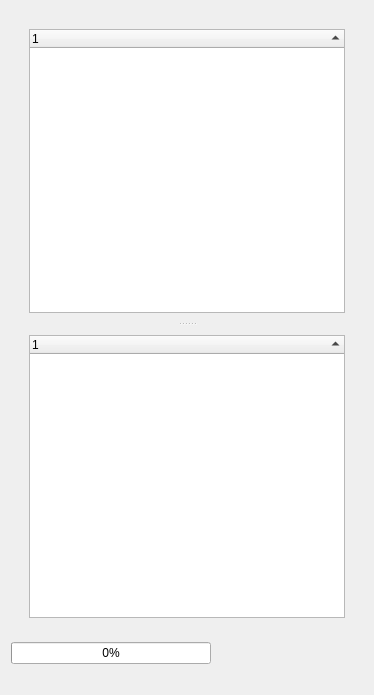
<?xml version="1.0" encoding="UTF-8"?>
<ui version="4.0">
 <class>CommunicationWidget</class>
 <widget class="QWidget" name="CommunicationWidget">
  <property name="geometry">
   <rect>
    <x>0</x>
    <y>0</y>
    <width>374</width>
    <height>695</height>
   </rect>
  </property>
  <property name="contextMenuPolicy">
   <enum>Qt::CustomContextMenu</enum>
  </property>
  <property name="windowTitle">
   <string>Communication</string>
  </property>
  <layout class="QVBoxLayout" name="verticalLayout">
   <property name="sizeConstraint">
    <enum>QLayout::SetDefaultConstraint</enum>
   </property>
   <item>
    <widget class="QWidget" name="widget" native="true">
     <layout class="QVBoxLayout" name="verticalLayout_18">
      <item>
       <widget class="QSplitter" name="splitter">
        <property name="orientation">
         <enum>Qt::Vertical</enum>
        </property>
        <widget class="QStackedWidget" name="csStackedWidget">
         <property name="currentIndex">
          <number>3</number>
         </property>
         <widget class="QWidget" name="trial_page">
          <layout class="QVBoxLayout" name="verticalLayout_2">
           <item>
            <widget class="QTreeWidget" name="trialView">
             <property name="minimumSize">
              <size>
               <width>0</width>
               <height>0</height>
              </size>
             </property>
             <property name="contextMenuPolicy">
              <enum>Qt::CustomContextMenu</enum>
             </property>
             <property name="sortingEnabled">
              <bool>true</bool>
             </property>
             <column>
              <property name="text">
               <string notr="true">1</string>
              </property>
             </column>
            </widget>
           </item>
          </layout>
         </widget>
         <widget class="QWidget" name="session_page">
          <layout class="QVBoxLayout" name="verticalLayout_4">
           <item>
            <widget class="QTreeWidget" name="sessionView">
             <property name="minimumSize">
              <size>
               <width>0</width>
               <height>0</height>
              </size>
             </property>
             <property name="contextMenuPolicy">
              <enum>Qt::CustomContextMenu</enum>
             </property>
             <property name="sortingEnabled">
              <bool>true</bool>
             </property>
             <column>
              <property name="text">
               <string notr="true">1</string>
              </property>
             </column>
            </widget>
           </item>
          </layout>
         </widget>
         <widget class="QWidget" name="local_page">
          <layout class="QVBoxLayout" name="verticalLayout_6">
           <item>
            <widget class="QTreeWidget" name="localView">
             <property name="minimumSize">
              <size>
               <width>0</width>
               <height>0</height>
              </size>
             </property>
             <property name="contextMenuPolicy">
              <enum>Qt::CustomContextMenu</enum>
             </property>
             <property name="sortingEnabled">
              <bool>true</bool>
             </property>
             <column>
              <property name="text">
               <string notr="true">1</string>
              </property>
             </column>
            </widget>
           </item>
          </layout>
         </widget>
         <widget class="QWidget" name="performer_page">
          <layout class="QVBoxLayout" name="verticalLayout_3">
           <item>
            <widget class="QTreeWidget" name="performerView">
             <property name="minimumSize">
              <size>
               <width>0</width>
               <height>0</height>
              </size>
             </property>
             <property name="contextMenuPolicy">
              <enum>Qt::CustomContextMenu</enum>
             </property>
             <property name="sortingEnabled">
              <bool>true</bool>
             </property>
             <column>
              <property name="text">
               <string notr="true">1</string>
              </property>
             </column>
            </widget>
           </item>
          </layout>
         </widget>
        </widget>
        <widget class="QStackedWidget" name="workspaceStackedWidget">
         <widget class="QWidget" name="workspace_page">
          <layout class="QVBoxLayout" name="verticalLayout_5">
           <item>
            <widget class="QTreeWidget" name="workspace">
             <property name="contextMenuPolicy">
              <enum>Qt::CustomContextMenu</enum>
             </property>
             <property name="sortingEnabled">
              <bool>true</bool>
             </property>
             <column>
              <property name="text">
               <string notr="true">1</string>
              </property>
             </column>
            </widget>
           </item>
          </layout>
         </widget>
         <widget class="QWidget" name="workspace_trial_page">
          <layout class="QVBoxLayout" name="verticalLayout_7">
           <item>
            <widget class="QTreeWidget" name="workspaceTrialView">
             <property name="contextMenuPolicy">
              <enum>Qt::CustomContextMenu</enum>
             </property>
             <property name="sortingEnabled">
              <bool>true</bool>
             </property>
             <attribute name="headerShowSortIndicator" stdset="0">
              <bool>true</bool>
             </attribute>
             <column>
              <property name="text">
               <string notr="true">1</string>
              </property>
             </column>
            </widget>
           </item>
          </layout>
         </widget>
        </widget>
       </widget>
      </item>
     </layout>
    </widget>
   </item>
   <item>
    <widget class="QProgressBar" name="progressBar">
     <property name="maximumSize">
      <size>
       <width>200</width>
       <height>16777215</height>
      </size>
     </property>
     <property name="value">
      <number>0</number>
     </property>
     <property name="textVisible">
      <bool>true</bool>
     </property>
     <property name="textDirection">
      <enum>QProgressBar::TopToBottom</enum>
     </property>
    </widget>
   </item>
   <item>
    <widget class="QLabel" name="infoLabel">
     <property name="text">
      <string/>
     </property>
    </widget>
   </item>
  </layout>
  <action name="actionUpdate">
   <property name="checkable">
    <bool>false</bool>
   </property>
   <property name="text">
    <string>Update data</string>
   </property>
   <property name="toolTip">
    <string>Update data</string>
   </property>
  </action>
  <action name="actionPerformer_View">
   <property name="checkable">
    <bool>true</bool>
   </property>
   <property name="text">
    <string>Performer</string>
   </property>
   <property name="toolTip">
    <string>Change view</string>
   </property>
  </action>
  <action name="actionSession_View">
   <property name="checkable">
    <bool>true</bool>
   </property>
   <property name="text">
    <string>Session</string>
   </property>
   <property name="toolTip">
    <string>Change view</string>
   </property>
  </action>
  <action name="actionTrial_View">
   <property name="checkable">
    <bool>true</bool>
   </property>
   <property name="text">
    <string>Trial</string>
   </property>
   <property name="toolTip">
    <string>Change View</string>
   </property>
  </action>
  <action name="actionDownload">
   <property name="checkable">
    <bool>false</bool>
   </property>
   <property name="enabled">
    <bool>true</bool>
   </property>
   <property name="text">
    <string>Download</string>
   </property>
   <property name="toolTip">
    <string>Download server trial</string>
   </property>
   <property name="visible">
    <bool>true</bool>
   </property>
  </action>
  <action name="actionLoad_trial">
   <property name="checkable">
    <bool>false</bool>
   </property>
   <property name="enabled">
    <bool>true</bool>
   </property>
   <property name="text">
    <string>Use trial</string>
   </property>
   <property name="toolTip">
    <string>Use trial</string>
   </property>
   <property name="visible">
    <bool>true</bool>
   </property>
  </action>
  <action name="actionAbort_download">
   <property name="checkable">
    <bool>false</bool>
   </property>
   <property name="enabled">
    <bool>true</bool>
   </property>
   <property name="text">
    <string>Abort download</string>
   </property>
   <property name="toolTip">
    <string>Abort downloading server trial</string>
   </property>
   <property name="visible">
    <bool>true</bool>
   </property>
  </action>
  <action name="actionAdd">
   <property name="text">
    <string>Add all elements</string>
   </property>
   <property name="toolTip">
    <string>Add all files to workspace</string>
   </property>
  </action>
  <action name="actionRemove">
   <property name="text">
    <string>Remove all</string>
   </property>
   <property name="toolTip">
    <string>Remove all files from workspace</string>
   </property>
  </action>
  <action name="actionAdd_GRF">
   <property name="text">
    <string>Add GRF</string>
   </property>
   <property name="toolTip">
    <string>Add GRF</string>
   </property>
  </action>
  <action name="actionAdd_videos">
   <property name="text">
    <string>Add videos</string>
   </property>
   <property name="toolTip">
    <string>Add video files</string>
   </property>
  </action>
  <action name="actionAdd_EMG">
   <property name="text">
    <string>Add EMG</string>
   </property>
   <property name="toolTip">
    <string>Add EMG</string>
   </property>
  </action>
  <action name="actionRemove_GRF">
   <property name="text">
    <string>Remove GRF</string>
   </property>
   <property name="toolTip">
    <string>Remove GRF</string>
   </property>
  </action>
  <action name="actionRemove_videos">
   <property name="text">
    <string>Remove videos</string>
   </property>
   <property name="toolTip">
    <string>Remove video files</string>
   </property>
  </action>
  <action name="actionRemove_EMG">
   <property name="text">
    <string>Remove EMG</string>
   </property>
   <property name="toolTip">
    <string>Remove EMG</string>
   </property>
  </action>
  <action name="actionLocal_View">
   <property name="checkable">
    <bool>true</bool>
   </property>
   <property name="text">
    <string>Local</string>
   </property>
   <property name="toolTip">
    <string>Change View</string>
   </property>
  </action>
  <action name="actionAdd_MOCAP">
   <property name="text">
    <string>Add MOCAP</string>
   </property>
   <property name="toolTip">
    <string>Add MOCAP</string>
   </property>
  </action>
  <action name="actionRemove_MOCAP">
   <property name="text">
    <string>Remove MOCAP</string>
   </property>
   <property name="toolTip">
    <string>Remove MOCAP</string>
   </property>
  </action>
  <action name="actionWorkspace_View">
   <property name="checkable">
    <bool>true</bool>
   </property>
   <property name="text">
    <string>Workspace</string>
   </property>
   <property name="toolTip">
    <string>Change View</string>
   </property>
  </action>
  <action name="actionWorkspaceTrial_View">
   <property name="checkable">
    <bool>true</bool>
   </property>
   <property name="text">
    <string>Trial</string>
   </property>
   <property name="toolTip">
    <string>Change View</string>
   </property>
  </action>
  <action name="actionLoad_Videos">
   <property name="text">
    <string>Use Videos</string>
   </property>
   <property name="toolTip">
    <string>Use videos</string>
   </property>
  </action>
  <action name="actionLoad_GRF">
   <property name="text">
    <string>Use GRF</string>
   </property>
   <property name="toolTip">
    <string>Use GRF</string>
   </property>
  </action>
  <action name="actionLoad_EMG">
   <property name="text">
    <string>Use EMG</string>
   </property>
   <property name="toolTip">
    <string>Use EMG</string>
   </property>
  </action>
  <action name="actionLoad_MOCAP">
   <property name="text">
    <string>Use MOCAP</string>
   </property>
   <property name="toolTip">
    <string>Use MOCAP</string>
   </property>
  </action>
  <action name="actionLoad_All">
   <property name="text">
    <string>Use all</string>
   </property>
   <property name="toolTip">
    <string>Use all</string>
   </property>
  </action>
  <action name="actionLoad_Trial_videos">
   <property name="text">
    <string>Use Trial videos</string>
   </property>
   <property name="toolTip">
    <string>Use Trial Videos</string>
   </property>
  </action>
  <action name="actionLoad_Trial_GRF">
   <property name="text">
    <string>Use Trial GRF</string>
   </property>
   <property name="toolTip">
    <string>Use Trial GRF</string>
   </property>
  </action>
  <action name="actionLoad_Trial_EMG">
   <property name="text">
    <string>Use Trial EMG</string>
   </property>
   <property name="toolTip">
    <string>Use Trial EMG</string>
   </property>
  </action>
  <action name="actionLoad_Trial_MOCAP">
   <property name="text">
    <string>Use Trial MOCAP</string>
   </property>
   <property name="toolTip">
    <string>Use Trial MOCAP</string>
   </property>
  </action>
 </widget>
 <resources/>
 <connections>
  <connection>
   <sender>actionAbort_download</sender>
   <signal>triggered()</signal>
   <receiver>CommunicationWidget</receiver>
   <slot>abortPressed()</slot>
   <hints>
    <hint type="sourcelabel">
     <x>-1</x>
     <y>-1</y>
    </hint>
    <hint type="destinationlabel">
     <x>186</x>
     <y>298</y>
    </hint>
   </hints>
  </connection>
  <connection>
   <sender>actionDownload</sender>
   <signal>triggered()</signal>
   <receiver>CommunicationWidget</receiver>
   <slot>downloadPressed()</slot>
   <hints>
    <hint type="sourcelabel">
     <x>-1</x>
     <y>-1</y>
    </hint>
    <hint type="destinationlabel">
     <x>186</x>
     <y>298</y>
    </hint>
   </hints>
  </connection>
  <connection>
   <sender>actionLoad_trial</sender>
   <signal>triggered()</signal>
   <receiver>CommunicationWidget</receiver>
   <slot>loadPressed()</slot>
   <hints>
    <hint type="sourcelabel">
     <x>-1</x>
     <y>-1</y>
    </hint>
    <hint type="destinationlabel">
     <x>186</x>
     <y>298</y>
    </hint>
   </hints>
  </connection>
  <connection>
   <sender>actionPerformer_View</sender>
   <signal>toggled(bool)</signal>
   <receiver>CommunicationWidget</receiver>
   <slot>performerViewPressed(bool)</slot>
   <hints>
    <hint type="sourcelabel">
     <x>-1</x>
     <y>-1</y>
    </hint>
    <hint type="destinationlabel">
     <x>186</x>
     <y>298</y>
    </hint>
   </hints>
  </connection>
  <connection>
   <sender>actionSession_View</sender>
   <signal>toggled(bool)</signal>
   <receiver>CommunicationWidget</receiver>
   <slot>sessionViewPressed(bool)</slot>
   <hints>
    <hint type="sourcelabel">
     <x>-1</x>
     <y>-1</y>
    </hint>
    <hint type="destinationlabel">
     <x>186</x>
     <y>298</y>
    </hint>
   </hints>
  </connection>
  <connection>
   <sender>actionTrial_View</sender>
   <signal>toggled(bool)</signal>
   <receiver>CommunicationWidget</receiver>
   <slot>trialViewPressed(bool)</slot>
   <hints>
    <hint type="sourcelabel">
     <x>-1</x>
     <y>-1</y>
    </hint>
    <hint type="destinationlabel">
     <x>186</x>
     <y>298</y>
    </hint>
   </hints>
  </connection>
  <connection>
   <sender>actionUpdate</sender>
   <signal>triggered()</signal>
   <receiver>CommunicationWidget</receiver>
   <slot>updatePressed()</slot>
   <hints>
    <hint type="sourcelabel">
     <x>-1</x>
     <y>-1</y>
    </hint>
    <hint type="destinationlabel">
     <x>186</x>
     <y>298</y>
    </hint>
   </hints>
  </connection>
  <connection>
   <sender>CommunicationWidget</sender>
   <signal>customContextMenuRequested(QPoint)</signal>
   <receiver>CommunicationWidget</receiver>
   <slot>contextMenu(QPoint)</slot>
   <hints>
    <hint type="sourcelabel">
     <x>186</x>
     <y>298</y>
    </hint>
    <hint type="destinationlabel">
     <x>186</x>
     <y>298</y>
    </hint>
   </hints>
  </connection>
  <connection>
   <sender>actionAdd</sender>
   <signal>triggered()</signal>
   <receiver>CommunicationWidget</receiver>
   <slot>addToWorkspace()</slot>
   <hints>
    <hint type="sourcelabel">
     <x>-1</x>
     <y>-1</y>
    </hint>
    <hint type="destinationlabel">
     <x>186</x>
     <y>298</y>
    </hint>
   </hints>
  </connection>
  <connection>
   <sender>actionRemove</sender>
   <signal>triggered()</signal>
   <receiver>CommunicationWidget</receiver>
   <slot>removeFromWorkspace()</slot>
   <hints>
    <hint type="sourcelabel">
     <x>-1</x>
     <y>-1</y>
    </hint>
    <hint type="destinationlabel">
     <x>186</x>
     <y>298</y>
    </hint>
   </hints>
  </connection>
  <connection>
   <sender>workspace</sender>
   <signal>customContextMenuRequested(QPoint)</signal>
   <receiver>CommunicationWidget</receiver>
   <slot>workspaceContextMenu(QPoint)</slot>
   <hints>
    <hint type="sourcelabel">
     <x>186</x>
     <y>437</y>
    </hint>
    <hint type="destinationlabel">
     <x>186</x>
     <y>298</y>
    </hint>
   </hints>
  </connection>
  <connection>
   <sender>actionLocal_View</sender>
   <signal>toggled(bool)</signal>
   <receiver>CommunicationWidget</receiver>
   <slot>localViewPressed(bool)</slot>
   <hints>
    <hint type="sourcelabel">
     <x>-1</x>
     <y>-1</y>
    </hint>
    <hint type="destinationlabel">
     <x>186</x>
     <y>535</y>
    </hint>
   </hints>
  </connection>
  <connection>
   <sender>actionAdd_EMG</sender>
   <signal>triggered()</signal>
   <receiver>CommunicationWidget</receiver>
   <slot>addEMG()</slot>
   <hints>
    <hint type="sourcelabel">
     <x>-1</x>
     <y>-1</y>
    </hint>
    <hint type="destinationlabel">
     <x>186</x>
     <y>679</y>
    </hint>
   </hints>
  </connection>
  <connection>
   <sender>actionAdd_GRF</sender>
   <signal>triggered()</signal>
   <receiver>CommunicationWidget</receiver>
   <slot>addGRF()</slot>
   <hints>
    <hint type="sourcelabel">
     <x>-1</x>
     <y>-1</y>
    </hint>
    <hint type="destinationlabel">
     <x>186</x>
     <y>679</y>
    </hint>
   </hints>
  </connection>
  <connection>
   <sender>actionAdd_MOCAP</sender>
   <signal>triggered()</signal>
   <receiver>CommunicationWidget</receiver>
   <slot>addMocap()</slot>
   <hints>
    <hint type="sourcelabel">
     <x>-1</x>
     <y>-1</y>
    </hint>
    <hint type="destinationlabel">
     <x>186</x>
     <y>679</y>
    </hint>
   </hints>
  </connection>
  <connection>
   <sender>actionAdd_videos</sender>
   <signal>triggered()</signal>
   <receiver>CommunicationWidget</receiver>
   <slot>addVideo()</slot>
   <hints>
    <hint type="sourcelabel">
     <x>-1</x>
     <y>-1</y>
    </hint>
    <hint type="destinationlabel">
     <x>186</x>
     <y>679</y>
    </hint>
   </hints>
  </connection>
  <connection>
   <sender>actionRemove_EMG</sender>
   <signal>triggered()</signal>
   <receiver>CommunicationWidget</receiver>
   <slot>removeEMG()</slot>
   <hints>
    <hint type="sourcelabel">
     <x>-1</x>
     <y>-1</y>
    </hint>
    <hint type="destinationlabel">
     <x>186</x>
     <y>679</y>
    </hint>
   </hints>
  </connection>
  <connection>
   <sender>actionRemove_GRF</sender>
   <signal>triggered()</signal>
   <receiver>CommunicationWidget</receiver>
   <slot>removeGRF()</slot>
   <hints>
    <hint type="sourcelabel">
     <x>-1</x>
     <y>-1</y>
    </hint>
    <hint type="destinationlabel">
     <x>186</x>
     <y>679</y>
    </hint>
   </hints>
  </connection>
  <connection>
   <sender>actionRemove_MOCAP</sender>
   <signal>triggered()</signal>
   <receiver>CommunicationWidget</receiver>
   <slot>removeMocap()</slot>
   <hints>
    <hint type="sourcelabel">
     <x>-1</x>
     <y>-1</y>
    </hint>
    <hint type="destinationlabel">
     <x>186</x>
     <y>679</y>
    </hint>
   </hints>
  </connection>
  <connection>
   <sender>actionRemove_videos</sender>
   <signal>triggered()</signal>
   <receiver>CommunicationWidget</receiver>
   <slot>removeVideo()</slot>
   <hints>
    <hint type="sourcelabel">
     <x>-1</x>
     <y>-1</y>
    </hint>
    <hint type="destinationlabel">
     <x>186</x>
     <y>679</y>
    </hint>
   </hints>
  </connection>
  <connection>
   <sender>workspaceTrialView</sender>
   <signal>customContextMenuRequested(QPoint)</signal>
   <receiver>CommunicationWidget</receiver>
   <slot>workspaceContextMenu(QPoint)</slot>
   <hints>
    <hint type="sourcelabel">
     <x>186</x>
     <y>1268</y>
    </hint>
    <hint type="destinationlabel">
     <x>186</x>
     <y>679</y>
    </hint>
   </hints>
  </connection>
  <connection>
   <sender>actionWorkspace_View</sender>
   <signal>toggled(bool)</signal>
   <receiver>CommunicationWidget</receiver>
   <slot>workspaceViewPressed(bool)</slot>
   <hints>
    <hint type="sourcelabel">
     <x>-1</x>
     <y>-1</y>
    </hint>
    <hint type="destinationlabel">
     <x>186</x>
     <y>679</y>
    </hint>
   </hints>
  </connection>
  <connection>
   <sender>actionWorkspaceTrial_View</sender>
   <signal>toggled(bool)</signal>
   <receiver>CommunicationWidget</receiver>
   <slot>workspaceTrialViewPressed(bool)</slot>
   <hints>
    <hint type="sourcelabel">
     <x>-1</x>
     <y>-1</y>
    </hint>
    <hint type="destinationlabel">
     <x>186</x>
     <y>679</y>
    </hint>
   </hints>
  </connection>
  <connection>
   <sender>actionLoad_All</sender>
   <signal>triggered()</signal>
   <receiver>CommunicationWidget</receiver>
   <slot>useAllFromWorkspace()</slot>
   <hints>
    <hint type="sourcelabel">
     <x>-1</x>
     <y>-1</y>
    </hint>
    <hint type="destinationlabel">
     <x>186</x>
     <y>679</y>
    </hint>
   </hints>
  </connection>
  <connection>
   <sender>actionLoad_Videos</sender>
   <signal>triggered()</signal>
   <receiver>CommunicationWidget</receiver>
   <slot>useVideos()</slot>
   <hints>
    <hint type="sourcelabel">
     <x>-1</x>
     <y>-1</y>
    </hint>
    <hint type="destinationlabel">
     <x>186</x>
     <y>679</y>
    </hint>
   </hints>
  </connection>
  <connection>
   <sender>actionLoad_MOCAP</sender>
   <signal>triggered()</signal>
   <receiver>CommunicationWidget</receiver>
   <slot>useMocap()</slot>
   <hints>
    <hint type="sourcelabel">
     <x>-1</x>
     <y>-1</y>
    </hint>
    <hint type="destinationlabel">
     <x>186</x>
     <y>679</y>
    </hint>
   </hints>
  </connection>
  <connection>
   <sender>actionLoad_GRF</sender>
   <signal>triggered()</signal>
   <receiver>CommunicationWidget</receiver>
   <slot>useGrf()</slot>
   <hints>
    <hint type="sourcelabel">
     <x>-1</x>
     <y>-1</y>
    </hint>
    <hint type="destinationlabel">
     <x>186</x>
     <y>679</y>
    </hint>
   </hints>
  </connection>
  <connection>
   <sender>actionLoad_EMG</sender>
   <signal>triggered()</signal>
   <receiver>CommunicationWidget</receiver>
   <slot>useEmg()</slot>
   <hints>
    <hint type="sourcelabel">
     <x>-1</x>
     <y>-1</y>
    </hint>
    <hint type="destinationlabel">
     <x>186</x>
     <y>679</y>
    </hint>
   </hints>
  </connection>
  <connection>
   <sender>actionLoad_Trial_EMG</sender>
   <signal>triggered()</signal>
   <receiver>CommunicationWidget</receiver>
   <slot>useTrialEmg()</slot>
   <hints>
    <hint type="sourcelabel">
     <x>-1</x>
     <y>-1</y>
    </hint>
    <hint type="destinationlabel">
     <x>186</x>
     <y>679</y>
    </hint>
   </hints>
  </connection>
  <connection>
   <sender>actionLoad_Trial_GRF</sender>
   <signal>triggered()</signal>
   <receiver>CommunicationWidget</receiver>
   <slot>useTrialGrf()</slot>
   <hints>
    <hint type="sourcelabel">
     <x>-1</x>
     <y>-1</y>
    </hint>
    <hint type="destinationlabel">
     <x>186</x>
     <y>679</y>
    </hint>
   </hints>
  </connection>
  <connection>
   <sender>actionLoad_Trial_MOCAP</sender>
   <signal>triggered()</signal>
   <receiver>CommunicationWidget</receiver>
   <slot>useTrialMocap()</slot>
   <hints>
    <hint type="sourcelabel">
     <x>-1</x>
     <y>-1</y>
    </hint>
    <hint type="destinationlabel">
     <x>186</x>
     <y>679</y>
    </hint>
   </hints>
  </connection>
  <connection>
   <sender>actionLoad_Trial_videos</sender>
   <signal>triggered()</signal>
   <receiver>CommunicationWidget</receiver>
   <slot>useTrialVideos()</slot>
   <hints>
    <hint type="sourcelabel">
     <x>-1</x>
     <y>-1</y>
    </hint>
    <hint type="destinationlabel">
     <x>186</x>
     <y>679</y>
    </hint>
   </hints>
  </connection>
  <connection>
   <sender>sessionView</sender>
   <signal>customContextMenuRequested(QPoint)</signal>
   <receiver>CommunicationWidget</receiver>
   <slot>trialContextMenu(QPoint)</slot>
   <hints>
    <hint type="sourcelabel">
     <x>186</x>
     <y>380</y>
    </hint>
    <hint type="destinationlabel">
     <x>186</x>
     <y>298</y>
    </hint>
   </hints>
  </connection>
  <connection>
   <sender>trialView</sender>
   <signal>customContextMenuRequested(QPoint)</signal>
   <receiver>CommunicationWidget</receiver>
   <slot>trialContextMenu(QPoint)</slot>
   <hints>
    <hint type="sourcelabel">
     <x>186</x>
     <y>789</y>
    </hint>
    <hint type="destinationlabel">
     <x>186</x>
     <y>535</y>
    </hint>
   </hints>
  </connection>
  <connection>
   <sender>performerView</sender>
   <signal>customContextMenuRequested(QPoint)</signal>
   <receiver>CommunicationWidget</receiver>
   <slot>trialContextMenu(QPoint)</slot>
   <hints>
    <hint type="sourcelabel">
     <x>186</x>
     <y>861</y>
    </hint>
    <hint type="destinationlabel">
     <x>186</x>
     <y>535</y>
    </hint>
   </hints>
  </connection>
  <connection>
   <sender>localView</sender>
   <signal>customContextMenuRequested(QPoint)</signal>
   <receiver>CommunicationWidget</receiver>
   <slot>trialContextMenu(QPoint)</slot>
   <hints>
    <hint type="sourcelabel">
     <x>186</x>
     <y>861</y>
    </hint>
    <hint type="destinationlabel">
     <x>186</x>
     <y>535</y>
    </hint>
   </hints>
  </connection>
 </connections>
 <slots>
  <slot>performerViewPressed(bool)</slot>
  <slot>sessionViewPressed(bool)</slot>
  <slot>trialViewPressed(bool)</slot>
  <slot>updatePressed()</slot>
  <slot>downloadPressed()</slot>
  <slot>abortPressed()</slot>
  <slot>contextMenu(QPoint)</slot>
  <slot>loadPressed()</slot>
  <slot>trialContextMenu(QPoint)</slot>
  <slot>addToWorkspace()</slot>
  <slot>removeFromWorkspace()</slot>
  <slot>localViewPressed(bool)</slot>
  <slot>addEMG()</slot>
  <slot>removeEMG()</slot>
  <slot>addGRF()</slot>
  <slot>removeGRF()</slot>
  <slot>addVideo()</slot>
  <slot>removeVideo()</slot>
  <slot>addMocap()</slot>
  <slot>removeMocap()</slot>
  <slot>workspaceContextMenu(QPoint)</slot>
  <slot>workspaceViewPressed(bool)</slot>
  <slot>workspaceTrialViewPressed(bool)</slot>
  <slot>useAllFromWorkspace()</slot>
  <slot>useVideos()</slot>
  <slot>useEmg()</slot>
  <slot>useGrf()</slot>
  <slot>useMocap()</slot>
  <slot>useTrialVideos()</slot>
  <slot>useTrialEmg()</slot>
  <slot>useTrialGrf()</slot>
  <slot>useTrialMocap()</slot>
 </slots>
</ui>
